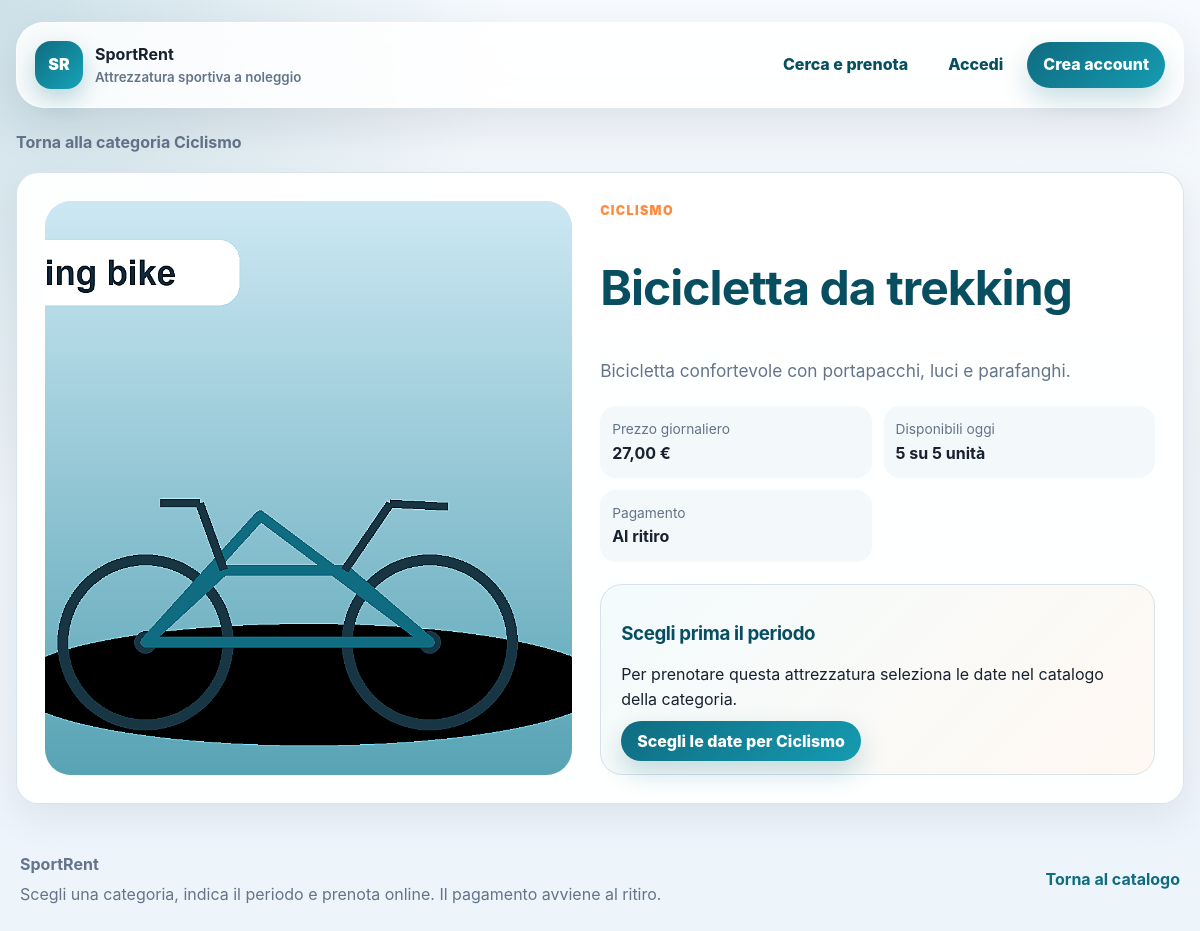
Page /attrezzature/4/ on the committed database.
### rentals/models.py (models this page shows, shortened)
class Equipment(models.Model):
    name = models.CharField("nome", max_length=150)
    category = models.ForeignKey(
        EquipmentCategory,
        on_delete=models.PROTECT,
        related_name="equipment",
        verbose_name="tipologia",
    )
    description = models.TextField("descrizione")
    total_quantity = models.PositiveIntegerField(
        "quantità totale",
        validators=[MinValueValidator(1)],
    )
    daily_price = models.DecimalField(
        "prezzo giornaliero",
        max_digits=8,
        decimal_places=2,
        validators=[MinValueValidator(Decimal("0.01"))],
    )
    image = models.ImageField(
        "immagine",
        upload_to="equipment/",
        blank=True,
        null=True,
    )
    is_active = models.BooleanField("disponibile nel catalogo", default=True)
    created_at = models.DateTimeField("creata il", auto_now_add=True)
    updated_at = models.DateTimeField("modificata il", auto_now=True)
    class Meta:
        verbose_name = "attrezzatura"
        verbose_name_plural = "attrezzature"
        ordering = ["category__name", "name"]
        constraints = [
            models.UniqueConstraint(
                fields=["name", "category"],
                name="unique_equipment_name_per_category",
            )
        ]
    def quantita_disponibile(self, data_inizio, data_fine, prenotazione_esclusa=None):
        from .services import calcola_quantita_disponibile
        return calcola_quantita_disponibile(
            self,
            data_inizio,
            data_fine,
            prenotazione_esclusa=prenotazione_esclusa,
        )

class EquipmentCategory(models.Model):
    name = models.CharField("nome", max_length=100, unique=True)
    description = models.TextField("descrizione", blank=True)
    class Meta:
        verbose_name = "categoria"
        verbose_name_plural = "categorie"
        ordering = ["name"]

### rentals/views.py (the view, shortened to what this page needs)
def dettaglio_attrezzatura(request, pk):
    equipment = get_object_or_404(
        Equipment.objects.select_related("category"),
        pk=pk,
        is_active=True,
    )
    today = timezone.localdate()
    periodo_scelto = None
    disponibili_periodo = None
    start_date = _leggi_data(request.GET.get("start_date"))
    end_date = _leggi_data(request.GET.get("end_date"))
    return render(
        request,
        "rentals/equipment_detail.html",
        {
            "equipment": equipment,
            "available_today": equipment.quantita_disponibile(today, today),
            "periodo_scelto": periodo_scelto,
            "disponibili_periodo": disponibili_periodo,
        },
    )

### rentals/services.py (called while the page is built)
def calcola_quantita_prenotata(
    attrezzatura,
    data_inizio,
    data_fine,
    prenotazione_esclusa=None,
):
    righe_sovrapposte = ReservationItem.objects.filter(
        equipment=attrezzatura,
        reservation__status=Reservation.Status.CONFIRMED,
        reservation__start_date__lte=data_fine,
        reservation__end_date__gte=data_inizio,
    )
    if prenotazione_esclusa is not None:
        righe_sovrapposte = righe_sovrapposte.exclude(
            reservation=prenotazione_esclusa
        )
    risultato = righe_sovrapposte.aggregate(totale=Sum("quantity"))
    return risultato["totale"] or 0

def calcola_quantita_disponibile(
    attrezzatura,
    data_inizio,
    data_fine,
    prenotazione_esclusa=None,
):
    quantita_prenotata = calcola_quantita_prenotata(
        attrezzatura,
        data_inizio,
        data_fine,
        prenotazione_esclusa=prenotazione_esclusa,
    )
    return max(attrezzatura.total_quantity - quantita_prenotata, 0)

### rentals/views.py (called while the page is built)
def _leggi_data(value):
    if not value:
        return None
    try:
        return date.fromisoformat(value)
    except ValueError:
        return None

### templates/rentals/equipment_detail.html (shortened to what this page needs)
{% extends "base.html" %}
{% block content %}
<p><a class="link-muted" href="{% url 'equipment_list' %}?category={{ equipment.category.pk }}">Torna alla categoria {{ equipment.category.name }}</a></p>
<article class="detail-layout">
    <div class="detail-media">
        {% if equipment.image %}
            <img class="detail-image product-image" src="{{ equipment.image.url }}" alt="{{ equipment.name }}">
        {% else %}
            <div class="image-placeholder image-placeholder--large">Immagine non ancora disponibile.</div>
        {% endif %}
    </div>
    <div class="detail-content">
        <p class="eyebrow">{{ equipment.category.name }}</p>
        <h1>{{ equipment.name }}</h1>
        <p class="lead">{{ equipment.description|linebreaksbr }}</p>
        <div class="info-grid">
            <div><span>Prezzo giornaliero</span><strong>{{ equipment.daily_price }} €</strong></div>
            {% if periodo_scelto %}
                <div><span>Periodo richiesto</span><strong>{{ periodo_scelto.start_date|date:"d/m/Y" }} - {{ periodo_scelto.end_date|date:"d/m/Y" }}</strong></div>
                <div><span>Disponibili nel periodo</span><strong>{{ disponibili_periodo }} unità</strong></div>
            {% else %}
                <div><span>Disponibili oggi</span><strong>{{ available_today }} su {{ equipment.total_quantity }} unità</strong></div>
            {% endif %}
            <div><span>Pagamento</span><strong>Al ritiro</strong></div>
        </div>
        <div class="cta-panel">
            {% if not periodo_scelto %}
                <h3>Scegli prima il periodo</h3>
                <p>Per prenotare questa attrezzatura seleziona le date nel catalogo della categoria.</p>
                <a class="button" href="{% url 'equipment_list' %}?category={{ equipment.category.pk }}">Scegli le date per {{ equipment.category.name }}</a>
            {% elif disponibili_periodo == 0 %}
                <h3>Articolo non disponibile nel periodo selezionato.</h3>
                <a class="button" href="{% url 'equipment_list' %}?category={{ equipment.category.pk }}">Cerca altre date</a>
            {% endif %}
        </div>
    </div>
</article>
{% endblock %}

### rentals/static/rentals/css/site.css (style rules this page uses)
:root { --bg:#eef3f8; --surface:#fff; --text:#17212f; --muted:#64748b; --primary:#0f6c81; --primary-dark:#084e61; --accent:#ff8a3d; --border:#d7e2ec; --success:#e8f7ed; --warning:#fff5dc; --shadow:0 18px 50px rgba(15,23,42,.10); --radius:22px; }
* { box-sizing:border-box; }
html { scroll-behavior:smooth; }
body { margin:0; background:radial-gradient(circle at top left,rgba(15,108,129,.18),transparent 32rem),linear-gradient(180deg,#f7fbff 0%,var(--bg) 45%,#edf4fb 100%); color:var(--text); font-family:Inter,"Segoe UI",Arial,sans-serif; line-height:1.6; }
a { color:var(--primary); font-weight:700; text-decoration:none; }
img { max-width:100%; height:auto; display:block; }
.site-nav a,.button,button,input[type=submit] { border:0; border-radius:999px; padding:10px 16px; background:transparent; color:var(--primary-dark); font:inherit; font-weight:800; cursor:pointer; }
.site-nav .nav-cta,.button,button,input[type=submit] { color:#fff; background:linear-gradient(135deg,var(--primary),#159bb1); box-shadow:0 12px 26px rgba(15,108,129,.22); }
.messages,.section-card,article,fieldset { background:rgba(255,255,255,.94); border:1px solid rgba(215,226,236,.95); border-radius:var(--radius); box-shadow:0 14px 38px rgba(15,23,42,.07); }
.section-card,article,fieldset { padding:26px; margin-bottom:22px; }
.eyebrow { margin:0 0 8px; color:var(--accent); text-transform:uppercase; letter-spacing:.11em; font-size:.78rem; font-weight:900; }
h1,h2,h3 { color:var(--primary-dark); line-height:1.18; letter-spacing:-.02em; }
h1 { font-size:clamp(2rem,4vw,3.2rem); }
h3 { margin-bottom:8px; }
.lead { font-size:1.08rem; color:var(--muted); }
.product-meta span,.info-grid>div { padding:12px; border-radius:16px; background:#f3f8fb; }
.product-meta strong,.product-meta small,.info-grid span,.info-grid strong { display:block; }
.product-meta small,.info-grid span { color:var(--muted); font-size:.86rem; }
.detail-layout { display:grid; grid-template-columns:minmax(280px,.95fr) minmax(0,1fr); gap:28px; padding:28px; }
.detail-media { border-radius:26px; overflow:hidden; background:#e7eef5; }
.detail-image { width:100%; height:100%; min-height:430px; object-fit:cover; border:0; border-radius:0; cursor:zoom-in; }
.info-grid { display:grid; grid-template-columns:repeat(2,minmax(0,1fr)); gap:12px; margin:22px 0; }
.cta-panel { padding:20px; border-radius:22px; background:linear-gradient(135deg,#f3fbfd,#fff8f2); border:1px solid var(--border); }
.link-muted { color:var(--muted); }

### rows in the picture
Equipment: category.name "Ciclismo", image (picture), category.name "CICLISMO", name "Bicicletta da trekking", description "Bicicletta confortevole con portapacchi, luci e parafanghi.", daily_price "27,00", total_quantity "5"

### other values in the picture
{{ available_today }} "5"
